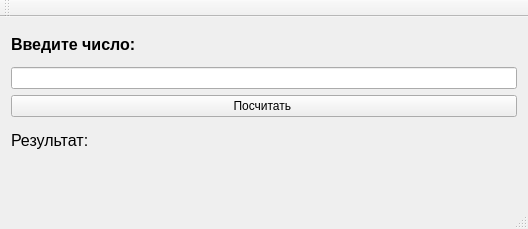
<?xml version="1.0" encoding="UTF-8"?>
<ui version="4.0">
 <class>MainWindow</class>
 <widget class="QMainWindow" name="MainWindow">
  <property name="geometry">
   <rect>
    <x>0</x>
    <y>0</y>
    <width>528</width>
    <height>229</height>
   </rect>
  </property>
  <property name="windowTitle">
   <string>MainWindow</string>
  </property>
  <widget class="QWidget" name="centralWidget">
   <layout class="QVBoxLayout" name="verticalLayout">
    <item>
     <widget class="QLabel" name="label_vvod">
      <property name="font">
       <font>
        <pointsize>12</pointsize>
        <weight>75</weight>
        <bold>true</bold>
       </font>
      </property>
      <property name="text">
       <string>Введите число:</string>
      </property>
     </widget>
    </item>
    <item>
     <widget class="QLineEdit" name="lineEdit"/>
    </item>
    <item>
     <widget class="QPushButton" name="pushButton">
      <property name="text">
       <string>Посчитать </string>
      </property>
     </widget>
    </item>
    <item>
     <widget class="QLabel" name="label_resultat">
      <property name="font">
       <font>
        <pointsize>12</pointsize>
       </font>
      </property>
      <property name="text">
       <string>Результат:</string>
      </property>
     </widget>
    </item>
    <item>
     <widget class="QLabel" name="label_rez">
      <property name="text">
       <string/>
      </property>
     </widget>
    </item>
   </layout>
  </widget>
  <widget class="QMenuBar" name="menuBar">
   <property name="geometry">
    <rect>
     <x>0</x>
     <y>0</y>
     <width>528</width>
     <height>26</height>
    </rect>
   </property>
  </widget>
  <widget class="QToolBar" name="mainToolBar">
   <attribute name="toolBarArea">
    <enum>TopToolBarArea</enum>
   </attribute>
   <attribute name="toolBarBreak">
    <bool>false</bool>
   </attribute>
  </widget>
  <widget class="QStatusBar" name="statusBar"/>
 </widget>
 <layoutdefault spacing="6" margin="11"/>
 <resources/>
 <connections/>
</ui>
